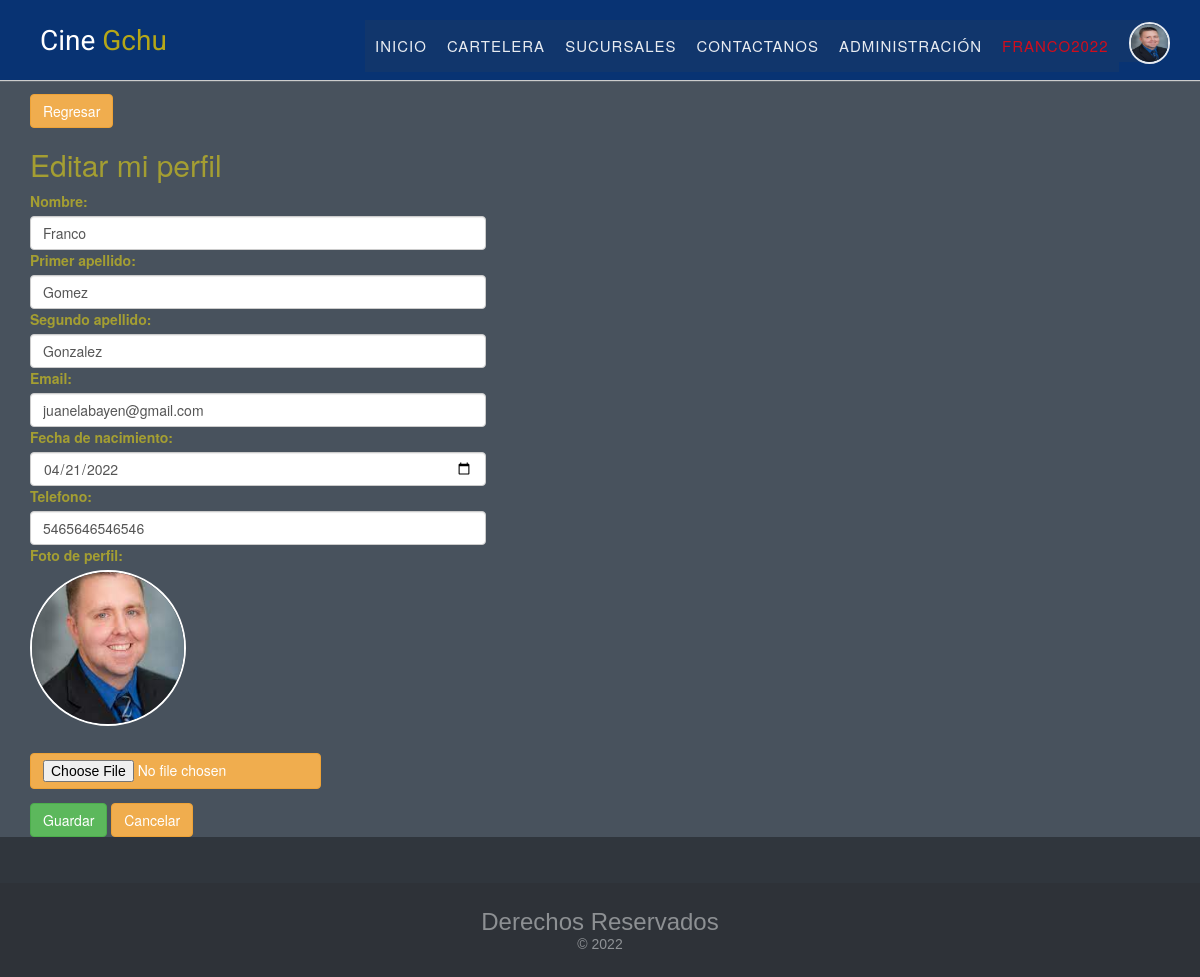
/perfil_edit.php (signed in), run on the app's committed database.
### tables this page shows
CREATE TABLE `usuarios` (
  `id` int(11) NOT NULL,
  `user` varchar(255) NOT NULL,
  `pass` varchar(255) NOT NULL,
  `nombre` varchar(255) NOT NULL,
  `apellido1` varchar(255) NOT NULL,
  `apellido2` varchar(255) NOT NULL,
  `email` varchar(255) NOT NULL DEFAULT 'img/usuario.png',
  `fecha_nac` date NOT NULL,
  `telefono` varchar(255) NOT NULL,
  `pic` varchar(255) NOT NULL DEFAULT 'usuario_def.png',
  `rol` enum('user','admin') NOT NULL
);

### model/clsPerfil.php (called while the page is built, shortened)
<?php
class clsPerfil extends clsConexion1
{
    public function get_user($id)
    {
        $dbh1 = $this->conectar();
        if ($dbh1 != null) {
            $consulta = $dbh1->prepare("SELECT * FROM usuarios WHERE `id` = $id");
        $consulta->execute();
        $usr = $consulta->fetchAll(PDO::FETCH_CLASS|PDO::FETCH_UNIQUE, 'clsPerfil');
        return $usr;
        }
    }
}
?>

### perfil_edit.php (the view, shortened to what this page needs)
<?php include "shared/header.php" ?>
<?php
include "model/clsPerfil.php";
$p = new clsPerfil();
$id = ($_SESSION['id']);
$usr = $p->get_user($id);
?>
<main class="container mt-5">
    <form class="w-40 m-auto" action="" method="POST" enctype="multipart/form-data">
        <div class="d-flex justify-content-center bd-highlight mb-3">
            <div class="p-2 bd-highlight">
                <a href="perfil.php" class="btn btn-warning">Regresar</a>
            </div>
            <div class="me-auto p-2 bd-highlight ">
                <h2>Editar mi perfil</h2>
            </div>
        </div>
        <div class="form-floating mb-3">
            <label for="nombre">Nombre:</label>
            <input type="text" class="form-control" name="nombre" id="nombre" placeholder="" value=<?php echo ($usr[$id]->nombre)?> >
            <label for="apellido1">Primer apellido:</label>
            <input type="text" class="form-control" name="apellido1" id="apellido1" placeholder="" value=<?php echo ($usr[$id]->apellido1)?> >
            <label for="apellido2">Segundo apellido:</label>
            <input type="text" class="form-control" name="apellido2" id="apellido2" placeholder="" value=<?php echo ($usr[$id]->apellido2)?> >
            <label for="email">Email:</label>
            <input type="text" class="form-control" name="email" id="email" placeholder="" value=<?php echo ($usr[$id]->email)?> >
            <label for="fecha_nac">Fecha de nacimiento:</label>
            <input type="date" class="form-control" name="fecha_nac" id="fecha_nac" placeholder="" value=<?php echo ($usr[$id]->fecha_nac)?> >
            <label for="telefono">Telefono:</label>
            <input type="text" class="form-control" name="telefono" id="telefono" placeholder="" value=<?php echo ($usr[$id]->telefono)?> >
            <label for="pic">Foto de perfil:</label>
            <div class=user-pic-show> <img src="<?php echo SERVERURL; echo "img/profile/"; echo ($_SESSION['pic'])?>" alt=""></div>
            <input type="file" class="btn btn-warning" name="pic" id="pic" placeholder="" value=<?php echo ($usr[$id]->pic)?>
        </div>
        <div class="mb-3">
            <button type="submit" class="btn btn-success" href="registrarse.php">Guardar</button>
            <a class="btn btn-warning" href="perfil.php">Cancelar</a>
        </div>
    </form>
</main>
<?php include "shared/footer.php" ?>

### css/general.css (style rules this page uses)
html { background-color: #30363d; }
body { background-color: #48525d !important; font:14px/1.5 Arial, Helvetica, sans-serif; color: #d5c71ca6 !important; }
main { margin-bottom: 10em !important; }
.w-40 { width: 40%; }
body > main > form > div.form-floating.mb-3 > div > img { width: 13vw; height: 13vw; object-fit: cover; border-radius: 80%; border-style: solid; border-color: #ffffff; border-width: 2px; margin-bottom: 6%; }
body > main > form > div.d-flex.justify-content-center.bd-highlight.mb-3 > div:nth-child(1) > a { margin-top: 1em; }
#pic { margin-bottom: 1em; }

### data on the page
usuarios: nombre "Franco", apellido1 "Gomez", apellido2 "Gonzalez", email "juanelabayen@gmail.com", fecha_nac "04/21/2022", telefono "5465646546546"

### other printed values
$_SESSION['user'] "FRANCO2022"
